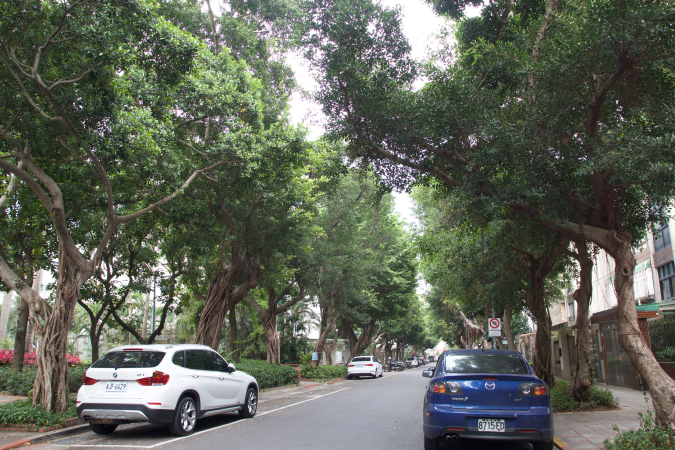
#> input picture hw1/artifact/1_8.jpg, 1350 x 900 px, found by its file name (shown at 1/2 size)
$ python alignment_MTB.py
#> lines starting #> are read from the running program, lines starting #| are printed output that depends on the picture
# Implemnt Median Threshold Bitmap for HDR image alignment
# Usage:
# python3 alignment_MTB.py -d <data directory>

import os
import argparse
import cv2
import numpy as np

# setting global parameters
DIRECTIONS = [np.array([[a],[b]]) for a in range(-1,2) for b in range(-1,2)]
SCALE_NUM = 5
BASE_IMGS = ['1_8.jpg', '2_25.jpg', '3_25.jpg'] # hand picked

def get_bitmap_and_exclution(gray):
    bitmap = np.array(gray)
    median = np.median(bitmap)
    bitmap[bitmap<median] = 0
    bitmap[bitmap>=median] = 1

    exclusion_bitmap = cv2.inRange(gray, median-5, median+5)
    exclusion_bitmap = np.logical_not(exclusion_bitmap)
    exclusion_bitmap = exclusion_bitmap.astype(np.uint8)
    return bitmap, exclusion_bitmap

def shift(image_to_shift, direc):
    rows, cols = image_to_shift.shape[:2]
    translation = np.hstack((np.eye(2), direc))
    return cv2.warpAffine(image_to_shift, translation, (cols, rows))

def get_best_direc(gray_base, gray_to_align, basic_direc):
    bitmap_base, exclusion_base = get_bitmap_and_exclution(gray_base)
    bitmap_to_align, exclusion_to_align = get_bitmap_and_exclution(gray_to_align)
    best_direc = None
    min_err = 1000000
    for direc in DIRECTIONS:
        direc = direc + basic_direc
        bitmap_shifted = shift(bitmap_to_align, direc)
        exclusion_shifted = shift(exclusion_to_align, direc)
        xor = np.logical_xor(bitmap_base, bitmap_shifted)
        err = np.logical_and(xor, exclusion_base)
        err = np.logical_and(err, exclusion_shifted)
        err = np.sum(err)
        if err < min_err:
            min_err = err
            best_direc = direc

    return best_direc

def pyramid(gray_base, gray_to_align, scale=1):
    if scale < 2**(SCALE_NUM-1):
        scale_base = cv2.resize(gray_base, (0,0), fx=0.5, fy=0.5, interpolation=cv2.INTER_AREA)
        scale_to_align = cv2.resize(gray_to_align, (0,0), fx=0.5, fy=0.5, interpolation=cv2.INTER_AREA)
        basic_direc = pyramid(scale_base, scale_to_align, scale*2)
    else:
        basic_direc = np.zeros((2,1))
    return get_best_direc(gray_base, gray_to_align, basic_direc*2)

def main(args):
    ORIGIN_DIR = args.data_dir
    ALIGN_DIR = '%s/aligned'%ORIGIN_DIR
    if not os.path.exists(ALIGN_DIR):
        os.makedirs(ALIGN_DIR)

    with open('%s/info.txt'%ALIGN_DIR, 'w') as log:
        log.write('filename, shutter, shift_x, shift_y\n')
    for base_img in BASE_IMGS:
        image_series_num = base_img[:2]
        gray_base = cv2.imread('%s/%s'%(ORIGIN_DIR, base_img), 0)
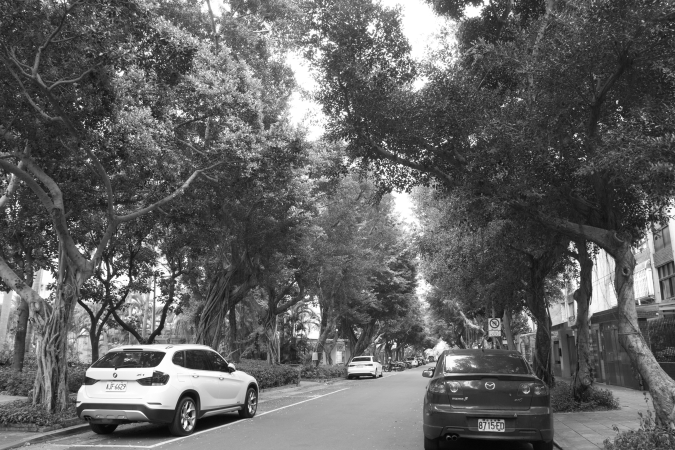
#> gray_base: shape (900, 1350) (shown at 1/2 size); min 3, max 255, mean 97.7
        images = []
        for f in os.listdir(ORIGIN_DIR):
            if image_series_num in f:
                images.append(f)
        # sort by shutter time
        images = sorted(images, key=lambda f: int(f.split('.')[0].split('_')[1]))

        for f in images:
            to_align = cv2.imread('%s/%s'%(ORIGIN_DIR, f))
            gray_to_align = cv2.cvtColor(to_align, cv2.COLOR_BGR2GRAY)
            direc = pyramid(gray_base, gray_to_align, scale=1)
            shifted = shift(to_align, direc)
            cv2.imwrite('%s/%s'%(ALIGN_DIR, f), shifted)
            shutter = int(f.split('.')[0].split('_')[1])
            with open('%s/info.txt'%ALIGN_DIR, 'a') as log:
                log.write('%s, %d, %d, %d\n'%(f, shutter, direc[0], direc[1]))
#> pass 2 of the loop in main, `for base_img in BASE_IMGS:`:
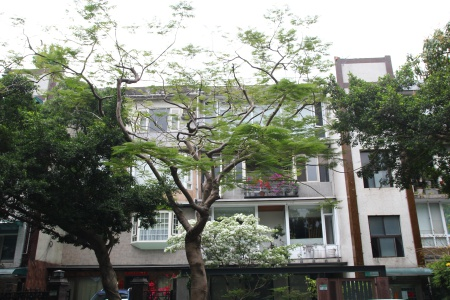
#> input picture hw1/jpg/2_25.jpg, 450 x 300 px
#> gray_base: shape (300, 450)
#> in main, to_align is the input picture: shape (300, 450, 3); mean B, G, R 119.1, 129.7, 125.6
#> scale_base: shape (75, 112)
#> scale_to_align: shape (75, 112)
#> scale_base: shape (38, 56)
#> scale_to_align: shape (38, 56)
#> median = 115.5
#> the loop in get_best_direc, `for direc in DIRECTIONS:` made 9 passes
#> (err, min_err, best_direc) on pass 1: (68, 68, [-1, -1])
#> after the loop in get_best_direc, `for direc in DIRECTIONS:`: min_err = 0
#> the loop in get_best_direc (call 2), `for direc in DIRECTIONS:` made 9 passes
#> (err, min_err, best_direc) on pass 1: (259, 259, [-1, -1])
#> the loop in get_best_direc (call 3), `for direc in DIRECTIONS:` made 9 passes
#> (err, min_err, best_direc) on passes 1, 4: (750, 750, [-1, -1]), (505, 505, [0, -1])
#> after the loop in get_best_direc (call 3), `for direc in DIRECTIONS:`:
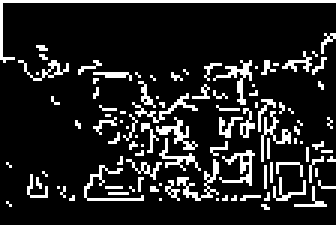
#> xor: shape (75, 112) bool (shown 3 times larger); 13.8% white in thin lines or dots
#> the loop in get_best_direc (call 5), `for direc in DIRECTIONS:` made 9 passes
#> (err, min_err, best_direc) on pass 1: (8080, 8080, [-1, -1])
#> pass 1, in get_best_direc (call 5), `exclusion_shifted = shift(exclusion_to_align, direc)`:
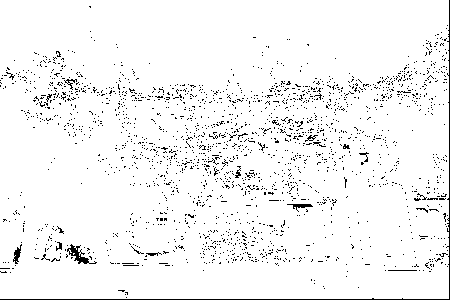
#> exclusion_shifted: shape (300, 450); values 0 (black) and 1 (white), 95.7% white; black in thin lines or dots
#> in main, `direc = pyramid(gray_base, gray_to_align, scale=1)`: direc = [0, 0]

if __name__ == '__main__':
    parser = argparse.ArgumentParser()
    parser.add_argument('-d', '--data_dir', type=str,
                        default='jpg', dest='data_dir',
                        help='Data directory')
    main(parser.parse_args())
